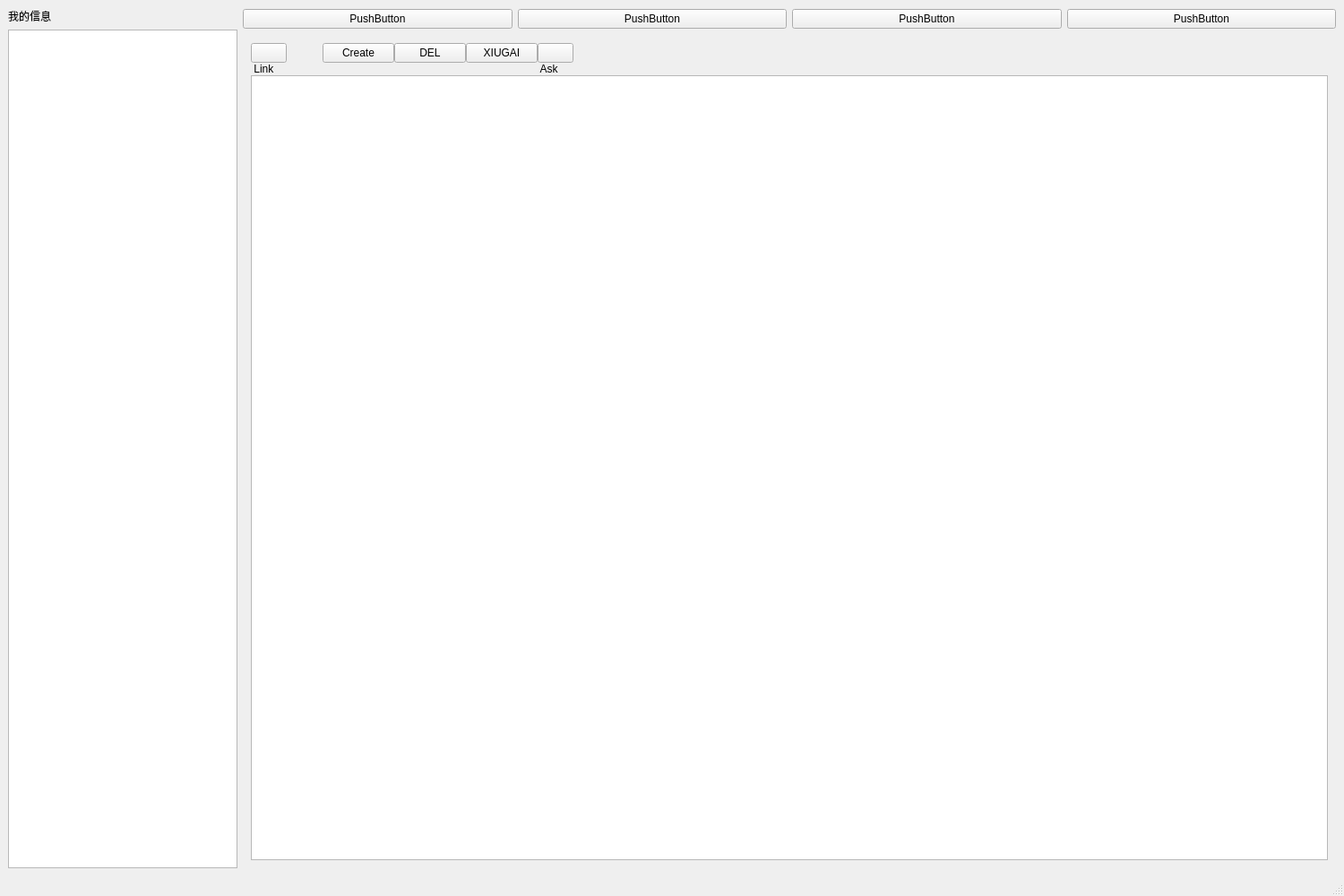
<?xml version="1.0" encoding="UTF-8"?>
<ui version="4.0">
 <class>MainWindow</class>
 <widget class="QMainWindow" name="MainWindow">
  <property name="enabled">
   <bool>true</bool>
  </property>
  <property name="geometry">
   <rect>
    <x>0</x>
    <y>0</y>
    <width>1500</width>
    <height>1000</height>
   </rect>
  </property>
  <property name="windowTitle">
   <string>MainWindow</string>
  </property>
  <widget class="QWidget" name="centralwidget">
   <property name="minimumSize">
    <size>
     <width>1200</width>
     <height>700</height>
    </size>
   </property>
   <layout class="QGridLayout" name="gridLayout_2">
    <item row="2" column="1">
     <widget class="QStackedWidget" name="stackedWidget">
      <property name="currentIndex">
       <number>0</number>
      </property>
      <widget class="QWidget" name="page">
       <layout class="QGridLayout" name="gridLayout_3">
        <item row="0" column="0">
         <layout class="QGridLayout" name="gridLayout">
          <property name="spacing">
           <number>0</number>
          </property>
          <item row="0" column="9">
           <spacer name="horizontalSpacer">
            <property name="orientation">
             <enum>Qt::Horizontal</enum>
            </property>
            <property name="sizeHint" stdset="0">
             <size>
              <width>40</width>
              <height>20</height>
             </size>
            </property>
           </spacer>
          </item>
          <item row="2" column="0" colspan="10">
           <widget class="QTableView" name="tableView"/>
          </item>
          <item row="0" column="0">
           <widget class="QPushButton" name="btn_connection">
            <property name="styleSheet">
             <string notr="true"/>
            </property>
            <property name="text">
             <string/>
            </property>
           </widget>
          </item>
          <item row="1" column="5">
           <widget class="QLabel" name="label_2">
            <property name="text">
             <string> Ask</string>
            </property>
           </widget>
          </item>
          <item row="1" column="0" colspan="2">
           <widget class="QLabel" name="label">
            <property name="text">
             <string> Link</string>
            </property>
           </widget>
          </item>
          <item row="0" column="5">
           <widget class="QPushButton" name="btn_search">
            <property name="text">
             <string/>
            </property>
           </widget>
          </item>
          <item row="0" column="3">
           <widget class="QPushButton" name="btn_del">
            <property name="text">
             <string>DEL</string>
            </property>
           </widget>
          </item>
          <item row="0" column="1">
           <spacer name="horizontalSpacer_2">
            <property name="orientation">
             <enum>Qt::Horizontal</enum>
            </property>
            <property name="sizeType">
             <enum>QSizePolicy::Minimum</enum>
            </property>
            <property name="sizeHint" stdset="0">
             <size>
              <width>40</width>
              <height>20</height>
             </size>
            </property>
           </spacer>
          </item>
          <item row="0" column="2">
           <widget class="QPushButton" name="btn_create">
            <property name="text">
             <string>Create</string>
            </property>
           </widget>
          </item>
          <item row="0" column="4">
           <widget class="QPushButton" name="pushButton_3">
            <property name="text">
             <string>XIUGAI</string>
            </property>
           </widget>
          </item>
         </layout>
        </item>
       </layout>
      </widget>
      <widget class="QWidget" name="page_2"/>
      <widget class="QWidget" name="page_3"/>
     </widget>
    </item>
    <item row="0" column="1" rowspan="2">
     <layout class="QHBoxLayout" name="horizontalLayout">
      <item>
       <widget class="QPushButton" name="btn_sql_mar">
        <property name="text">
         <string>PushButton</string>
        </property>
       </widget>
      </item>
      <item>
       <widget class="QPushButton" name="btn_bom">
        <property name="text">
         <string>PushButton</string>
        </property>
       </widget>
      </item>
      <item>
       <widget class="QPushButton" name="btn_extract">
        <property name="text">
         <string>PushButton</string>
        </property>
       </widget>
      </item>
      <item>
       <widget class="QPushButton" name="btn_user_mar">
        <property name="text">
         <string>PushButton</string>
        </property>
       </widget>
      </item>
     </layout>
    </item>
    <item row="1" column="0" rowspan="2">
     <layout class="QHBoxLayout" name="horizontalLayout_2">
      <item>
       <widget class="QTreeView" name="treeView">
        <property name="sizePolicy">
         <sizepolicy hsizetype="Minimum" vsizetype="Minimum">
          <horstretch>0</horstretch>
          <verstretch>0</verstretch>
         </sizepolicy>
        </property>
       </widget>
      </item>
     </layout>
    </item>
    <item row="0" column="0">
     <widget class="QLabel" name="label_3">
      <property name="text">
       <string>我的信息</string>
      </property>
     </widget>
    </item>
   </layout>
  </widget>
  <widget class="QStatusBar" name="statusbar"/>
  <widget class="QMenuBar" name="menuBar">
   <property name="geometry">
    <rect>
     <x>0</x>
     <y>0</y>
     <width>1500</width>
     <height>30</height>
    </rect>
   </property>
  </widget>
 </widget>
 <resources/>
 <connections/>
</ui>
